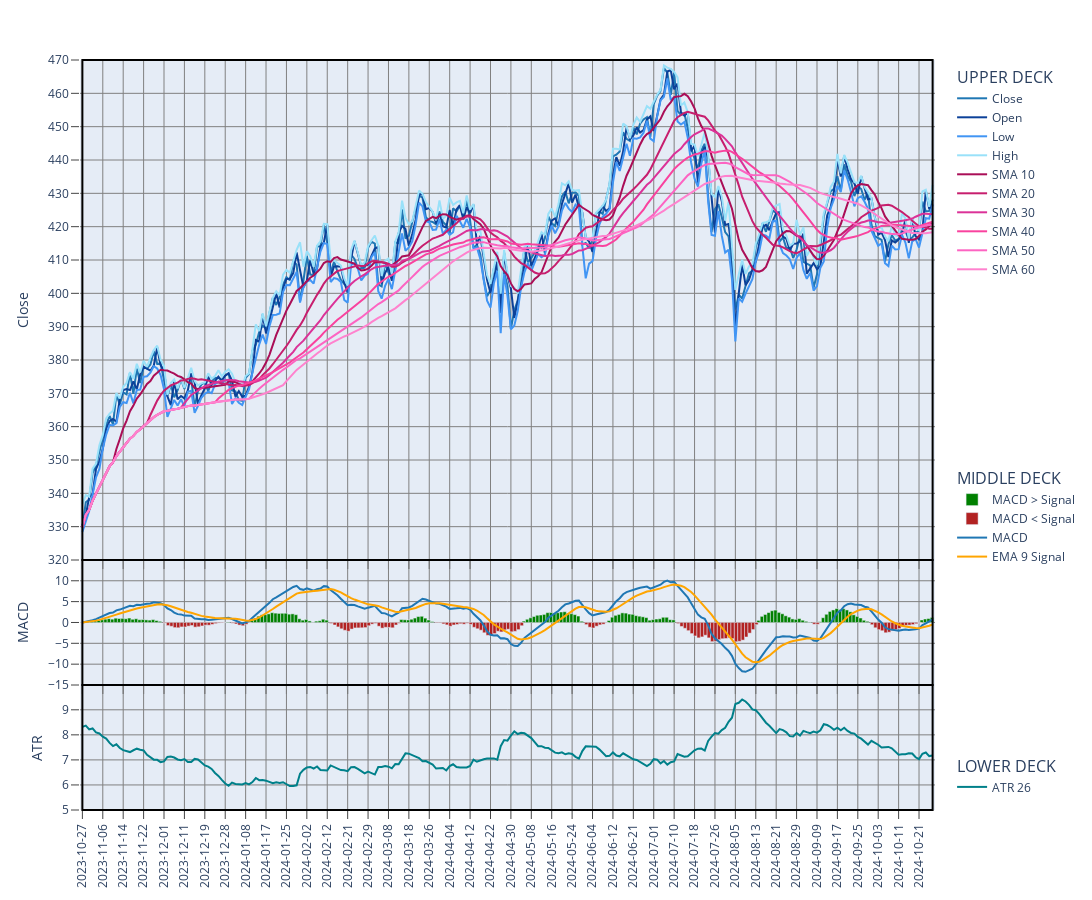

The code cell stored with this chart in its notebook:
### Markdown cell above
NOTE:<BR>
Normally, any base plot will come with prescribed colors, and the color theme selection will only be applicable to overlays.<BR>
However, color theme selection will be available when selecting any of the following as the base plot:
> - add_hist_price()
> - add_atr()
> - add_mvol()
> - add_bollinger_width()

Any overlays added to those base plots will be appended to the list of overlays for the given figure, whereby their color theme will become available to be changed using the update_color_theme() function.

### Code cell
from analyze_prices import AnalyzePrices
from mapping_plot_attributes import *

tk = 'AAPL'
analyze_prices = AnalyzePrices(end_date, start_date, [tk])

theme = 'dark'
theme = 'light'

date_index = ohlc_tk.index

macd_data = analyze_prices.get_macd(close_tk)
macd_v_data = analyze_prices.get_macd_v(close_tk, high_tk, low_tk)

atr_data = analyze_prices.average_true_rate(close_tk, high_tk, low_tk, n = 26)

bollinger_data = analyze_prices.bollinger_bands(close_tk, window = 20, n_std = 2, n_bands = 3)
# bollinger_data = bollinger_bands(close_tk, window = 20, n_std = 2, n_bands = 3)
bollinger_list = bollinger_data['list']
# display(bollinger_data['%B'])
# display(bollinger_data['width'])
# print(mstd.max(), mstd.idxmax())
# print(mvol.max(), mvol.idxmax())

ma_envelope_list = analyze_prices.ma_envelopes(close_tk, window = 20, prc_offset = 5, n_bands = 2)

rsi_data = analyze_prices.relative_strength(close_tk)

date_index = close_tk.index

deck_type = 'triple'
# deck_type = 'double'
# deck_type = 'single'

theme = 'dark'
theme = 'light'
color_theme = 'magenta'
# color_theme = 'tableau'
color_theme_2 = 'sapphire'
color_theme_vol = 'rainbow'
color_theme_vol_2 = 'sapphire'

# fig_diff = plot_diff_plotly(tk, diff_data_stochastic, price_type_map, plot_type = 'scatter', add_signal = False, theme = theme)
# fig_diff.show()

fig_data = analyze_prices.create_template(
# fig_data = create_template(
    date_index,
    deck_type = deck_type,
    # secondary_y = True,
    plot_width = 1450,
    plot_height_1 = 600,
    plot_height_2 = 150,
    plot_height_3 = 150,
    theme = theme
)
##### NOTE: Decks need to get populated from top to bottom, i.e. from 1 to 3, otherwise the legends will end up in the wrong order

# fig_data = add_candlestick(fig_data, ohlc_tk, tk, candle_type = 'traditional', target_deck = 1, theme = theme)
# fig_data = add_candlestick(fig_data, ohlc_tk, tk, candle_type = 'hollow', target_deck = 1, theme = theme)

# fig_data = add_diff_stochastic(fig_data, tk, stochastic_data, target_deck = 1, reverse_diff = False, add_signal = True, signal_window = 5, add_title = True)

fig_data = add_hist_price(fig_data, close_tk, tk, target_deck = 1, secondary_y = False, add_title = False, price_type = 'close', theme = theme)
# fig_data = analyze_prices.add_hist_price(fig_data, close_tk, tk, target_deck = 1, secondary_y = False, add_title = True, price_type = 'close', theme = theme)
fig_data = add_price_overlays(fig_data, price_list, tk, target_deck = 1, theme = theme, color_theme = color_theme_2)
# fig_data = analyze_prices.add_price_overlays(fig_data, price_list, tk, target_deck = 1, theme = theme, color_theme = color_theme_2)

fig_data = add_ma_overlays(fig_data, close_tk, ma_list[: 6], target_deck = 1, theme = theme, color_theme = color_theme)
##### fig_data = analyze_prices.add_ma_overlays(fig_data, close_tk, ma_list[: 6], target_deck = 1, theme = theme, color_theme = 'magenta')
# fig_data = add_ma_overlays(fig_data, close_tk, ma_list[: 6], target_deck = 1, theme = theme, color_theme = 'magenta')
# fig_data = add_ma_overlays(fig_data, close_tk, ema_200_list[: 2], target_deck = 1, theme = theme, color_theme = 'sapphire')

# fig_data = add_bollinger_overlays(fig_data, bollinger_list, target_deck = 1, theme = theme, color_theme = 'sapphire')
# fig_data = add_ma_envelope_overlays(fig_data, ma_envelope_list, target_deck = 1, theme = theme, color_theme = 'gold')

### fig_data = add_ma_envelope_overlays(fig_data, ma_envelope_list, target_deck = 1, theme = theme, color_theme = 'sapphire')
#fig_data = add_ma_overlays(fig_data, close_tk, ema_list[: 6], target_deck = 2, theme = theme, color_theme = color_theme_2)

# fig_data = add_candlestick(fig_data, df_ohlc, tk, candle_type = 'traditional', target_deck = 2)
### fig_data = add_price_overlays(fig_data, price_list, tk, target_deck = 1, add_yaxis_title = True, theme = theme, color_theme = color_theme_2)

##### fig_data = analyze_prices.add_macd(fig_data, tk, macd_data, histogram_type = 'macd-zero', plot_type = 'scatter', include_signal = True, add_title = True, target_deck = 1, theme = theme)
##### fig_data = analyze_prices.add_hist_price(fig_data, close_tk, tk, target_deck = 1, secondary_y = True, add_title = False, price_type = 'close', theme = theme)

# fig_data = analyze_prices.add_macd(
fig_data = add_macd(
    fig_data,
    tk,
    macd_data,
    volatility_normalized = False,
    histogram_type = 'macd-signal',
    include_signal = True,
    plot_type = 'bar',
    target_deck = 2,
    add_title = False,
    # title_font_size = 32,
    theme = theme
)

####### fig_data = add_macd(fig_data, tk, close_tk, macd_data, volatility_normalized = True, histogram_type = 'macd-signal', plot_type = 'bar', include_signal = True, add_title = True, target_deck = 1, theme = theme)

# fig_data = add_stochastic(fig_data, stochastic_data, tk, target_deck = 1, add_threshold_overlays = True, add_title = True, theme = theme)
# fig_data = add_rsi(fig_data, rsi_data, tk, target_deck = 1, add_threshold_overlays = True, add_title =True, theme = theme)

### fig_data = add_macd(fig_data, tk, close_tk, macd_data, volatility_normalized = False, histogram_type = 'macd-signal', plot_type = 'bar', include_signal = True, target_deck = 3, theme = theme)
"""
fig_data = add_mvol(
# fig_data = analyze_prices.add_mvol(
    fig_data,
    mvol_data,
    mvol_type = 'std',
    # mvol_type = 'vol',
    target_deck = 1,
    secondary_y = True,
    add_yaxis_title = None,
    yaxis_title = None,
    theme = 'dark',
    color_theme = 'turquoise'
)
"""
"""
fig_data = analyze_prices.add_bollinger_width(
# fig_data = add_bollinger_width(
    fig_data,
    bollinger_data,
    # bollinger_type = '%B',
    # bollinger_type = 'width',
    target_deck = 1,
    secondary_y = True,
    add_yaxis_title = True,
    # add_yaxis_title = False,
    yaxis_title = None,
    theme = 'dark',
    color_theme = 'gold'
)
"""
# atr_data = analyze_prices.average_true_rate(close_tk, high_tk, low_tk, n = 26)
# fig_data = analyze_prices.add_atr(
fig_data = add_atr(
    fig_data,
    atr_data,
    atr_type = 'atr',
    # atr_type = 'atrp',
    target_deck = 3,
    secondary_y = False,
    add_yaxis_title = True,
    yaxis_title = None,
    theme = theme,
    color_theme = 'turquoise'
)
"""
# fig_data = add_mvol(
fig_data = analyze_prices.add_mvol(
    fig_data,
    mvol_data,
    mvol_type = 'std',
    target_deck = 2,
    secondary_y = False,
    add_yaxis_title = True,
    yaxis_title = None,
    theme = 'dark',
    color_theme = 'lavender'
)
"""
"""
fig_data = analyze_prices.add_hist_price(
    fig_data,
    volume_tk,
    tk,
    target_deck = 3,
    secondary_y = False,
    plot_type = 'scatter',
    price_type = 'volume',
    add_title = False,
    theme = theme,
    color_theme = color_theme_vol_2,
    fill_below = True
)
"""
"""
# fig_data = add_bollinger_width(
fig_data = analyze_prices.add_bollinger_width(
    fig_data,
    bollinger_data,
    bollinger_type = '%B',
    # bollinger_type = 'width',
    target_deck = 3,
    secondary_y = False,
    add_yaxis_title = True,
    yaxis_title = None,
    theme = 'dark',
    color_theme = 'gold'
)
"""
# fig_data = add_candlestick(fig_data, df_ohlc, tk, candle_type = 'traditional', target_deck = 3)
"""
fig_data = analyze_prices.add_hist_price(
    fig_data,
    volume_tk,
    tk,
    target_deck = 3,
    plot_type = 'bar',
    price_type = 'volume',
    add_title = False,
    theme = theme,
    color_theme = color_theme_vol_2,
    fill_below = True
)
"""
# fig_data = add_hist_price(fig_data, volume_tk, tk, target_deck = 3, price_type = 'volume', theme = theme, fill_below = True)

print('Plot heights:')
h1 = fig_data['plot_height'][1]
if deck_type == 'double':
    h2 = fig_data['plot_height'][2]
    print(h1, h2)
    print(f'Total height: {h1 + h2}')
elif deck_type == 'triple':
    h2 = fig_data['plot_height'][2]
    h3 = fig_data['plot_height'][3]
    print(h1, h2, h3)
    print(f'Total height: {h1 + h2 + h3}')
else:
    print(h1)

fig = fig_data['fig']
fig.show()

# Add MACD-V and ATR line

### Figure 1 — Plotly figure (JSON) as saved in the notebook; plotly's stock layout.template omitted (floating-point values rounded to 4 significant figures; data arrays with more than 128 entries replaced by an {"elided": "..."} marker saying what was removed)
{"data": [{"hoverinfo": "skip", "legendgroup": "dummy", "line": {"width": 0}, "showlegend": false, "type": "scatter", "x": {"elided": "251 str values"}, "xaxis": "x", "y": {"elided": "251 int values"}, "yaxis": "y"}, {"hoverinfo": "skip", "legendgroup": "dummy", "line": {"width": 0}, "showlegend": false, "type": "scatter", "x": {"elided": "251 str values"}, "xaxis": "x2", "y": {"elided": "251 int values"}, "yaxis": "y2"}, {"hoverinfo": "skip", "legendgroup": "dummy", "line": {"width": 0}, "showlegend": false, "type": "scatter", "x": {"elided": "251 str values"}, "xaxis": "x3", "y": {"elided": "251 int values"}, "yaxis": "y3"}, {"fill": "none", "fillcolor": "rgba(31, 119, 180, 0.6)", "legendgroup": "1", "legendgrouptitle": {"font": {"size": 16, "weight": "normal"}, "text": "UPPER DECK"}, "line": {"color": "rgba(31, 119, 180, 1)"}, "name": "Close", "showlegend": true, "type": "scatter", "x": {"elided": "251 str values"}, "xaxis": "x", "y": {"elided": "251 float values"}, "yaxis": "y"}, {"legendgroup": "1", "legendgrouptitle": {"font": {"size": 16, "weight": "normal"}, "text": "UPPER DECK"}, "line": {"color": "rgba(12, 65, 153, 1)"}, "name": "Open", "type": "scatter", "x": {"elided": "251 str values"}, "xaxis": "x", "y": {"elided": "251 float values"}, "yaxis": "y"}, {"legendgroup": "1", "legendgrouptitle": {"font": {"size": 16, "weight": "normal"}, "text": "UPPER DECK"}, "line": {"color": "rgba(65, 149, 244, 1)"}, "name": "Low", "type": "scatter", "x": {"elided": "251 str values"}, "xaxis": "x", "y": {"elided": "251 float values"}, "yaxis": "y"}, {"legendgroup": "1", "legendgrouptitle": {"font": {"size": 16, "weight": "normal"}, "text": "UPPER DECK"}, "line": {"color": "rgba(153, 225, 249, 1)"}, "name": "High", "type": "scatter", "x": {"elided": "251 str values"}, "xaxis": "x", "y": {"elided": "251 float values"}, "yaxis": "y"}, {"legendgroup": "1", "legendgrouptitle": {"font": {"size": 16, "weight": "normal"}, "text": "UPPER DECK"}, "line": {"color": "rgba(170, 14, 87, 1)"}, "name": "SMA 10", "type": "scatter", "x": {"elided": "251 str values"}, "xaxis": "x", "y": {"elided": "251 float values"}, "yaxis": "y"}, {"legendgroup": "1", "legendgrouptitle": {"font": {"size": 16, "weight": "normal"}, "text": "UPPER DECK"}, "line": {"color": "rgba(199, 30, 110, 1)"}, "name": "SMA 20", "type": "scatter", "x": {"elided": "251 str values"}, "xaxis": "x", "y": {"elided": "251 float values"}, "yaxis": "y"}, {"legendgroup": "1", "legendgrouptitle": {"font": {"size": 16, "weight": "normal"}, "text": "UPPER DECK"}, "line": {"color": "rgba(219, 50, 152, 1)"}, "name": "SMA 30", "type": "scatter", "x": {"elided": "251 str values"}, "xaxis": "x", "y": {"elided": "251 float values"}, "yaxis": "y"}, {"legendgroup": "1", "legendgrouptitle": {"font": {"size": 16, "weight": "normal"}, "text": "UPPER DECK"}, "line": {"color": "rgba(249, 66, 158, 1)"}, "name": "SMA 40", "type": "scatter", "x": {"elided": "251 str values"}, "xaxis": "x", "y": {"elided": "251 float values"}, "yaxis": "y"}, {"legendgroup": "1", "legendgrouptitle": {"font": {"size": 16, "weight": "normal"}, "text": "UPPER DECK"}, "line": {"color": "rgba(253, 100, 194, 1)"}, "name": "SMA 50", "type": "scatter", "x": {"elided": "251 str values"}, "xaxis": "x", "y": {"elided": "251 float values"}, "yaxis": "y"}, {"legendgroup": "1", "legendgrouptitle": {"font": {"size": 16, "weight": "normal"}, "text": "UPPER DECK"}, "line": {"color": "rgba(255, 130, 206, 1)"}, "name": "SMA 60", "type": "scatter", "x": {"elided": "251 str values"}, "xaxis": "x", "y": {"elided": "251 float values"}, "yaxis": "y"}, {"legendgroup": "2", "legendgrouptitle": {"font": {"size": 16, "weight": "normal"}, "text": "MIDDLE DECK"}, "marker": {"color": "rgba(0, 128, 0, 1)"}, "name": "MACD > Signal", "showlegend": true, "type": "bar", "width": 1, "x": {"elided": "251 str values"}, "xaxis": "x2", "y": {"elided": "251 float values"}, "yaxis": "y2"}, {"legendgroup": "2", "legendgrouptitle": {"font": {"size": 16, "weight": "normal"}, "text": "MIDDLE DECK"}, "marker": {"color": "rgba(178, 34, 34, 1)"}, "name": "MACD < Signal", "showlegend": true, "type": "bar", "width": 1, "x": {"elided": "251 str values"}, "xaxis": "x2", "y": {"elided": "251 float values"}, "yaxis": "y2"}, {"legendgroup": "2", "legendgrouptitle": {"font": {"size": 16, "weight": "normal"}, "text": "MIDDLE DECK"}, "line": {"color": "rgba(31, 119, 180, 1)"}, "name": "MACD", "showlegend": true, "type": "scatter", "x": {"elided": "251 str values"}, "xaxis": "x2", "y": {"elided": "251 float values"}, "yaxis": "y2"}, {"legendgroup": "2", "legendgrouptitle": {"font": {"size": 16, "weight": "normal"}, "text": "MIDDLE DECK"}, "line": {"color": "orange"}, "name": "EMA 9 Signal", "showlegend": true, "type": "scatter", "x": {"elided": "251 str values"}, "xaxis": "x2", "y": {"elided": "251 float values"}, "yaxis": "y2"}, {"legendgroup": "3", "legendgrouptitle": {"font": {"size": 16, "weight": "normal"}, "text": "LOWER DECK"}, "line": {"color": "rgba(0, 128, 138, 1)"}, "name": "ATR 26", "type": "scatter", "x": {"elided": "251 str values"}, "xaxis": "x3", "y": {"elided": "251 float values"}, "yaxis": "y3"}], "layout": {"height": 900, "legend": {"groupclick": "toggleitem", "tracegroupgap": 187.5, "traceorder": "grouped"}, "margin": {"t": 60}, "modebar": {"add": ["v1hovermode", "toggleSpikelines"]}, "shapes": [{"line": {"color": "black", "width": 2}, "type": "rect", "x0": "2023-10-27", "x1": "2024-10-25", "xref": "x", "y0": 0.3333, "y1": 1, "yref": "paper"}, {"line": {"color": "black", "width": 2}, "type": "rect", "x0": "2023-10-27", "x1": "2024-10-25", "xref": "x", "y0": 0.1667, "y1": 0.3333, "yref": "paper"}, {"line": {"color": "black", "width": 2}, "type": "rect", "x0": "2023-10-27", "x1": "2024-10-25", "xref": "x", "y0": 0, "y1": 0.1667, "yref": "paper"}], "width": 1450, "xaxis": {"anchor": "y", "domain": [0, 1], "gridcolor": "grey", "matches": "x3", "nticks": 47, "rangeslider": {"visible": false}, "showgrid": true, "showticklabels": false, "tickangle": -90, "ticklen": 8, "ticks": "outside", "type": "category"}, "xaxis2": {"anchor": "y2", "domain": [0, 1], "gridcolor": "grey", "matches": "x3", "nticks": 47, "showgrid": true, "showticklabels": false, "tickangle": -90, "ticklen": 8, "ticks": "outside", "type": "category"}, "xaxis3": {"anchor": "y3", "domain": [0, 1], "gridcolor": "grey", "nticks": 47, "showgrid": true, "tickangle": -90, "ticklen": 8, "ticks": "outside", "type": "category"}, "yaxis": {"anchor": "x", "domain": [0.3333, 1], "dtick": 10, "gridcolor": "grey", "range": [320, 470], "showgrid": true, "showticklabels": true, "tick0": 320, "ticklen": 8, "ticks": "outside", "title": {"text": "Close"}, "zeroline": true, "zerolinecolor": "grey", "zerolinewidth": 1}, "yaxis2": {"anchor": "x2", "domain": [0.1667, 0.3333], "dtick": 5, "gridcolor": "grey", "range": [-15, 14.98], "showgrid": true, "showticklabels": true, "tick0": -15, "ticklen": 8, "ticks": "outside", "title": {"text": "MACD"}, "zerolinecolor": "grey", "zerolinewidth": 1}, "yaxis3": {"anchor": "x3", "domain": [0, 0.1667], "dtick": 1, "gridcolor": "grey", "range": [5, 9.99], "showgrid": true, "showticklabels": true, "tick0": 5, "ticklen": 8, "ticks": "outside", "title": {"text": "ATR"}, "zeroline": true, "zerolinecolor": "grey", "zerolinewidth": 1}}}
